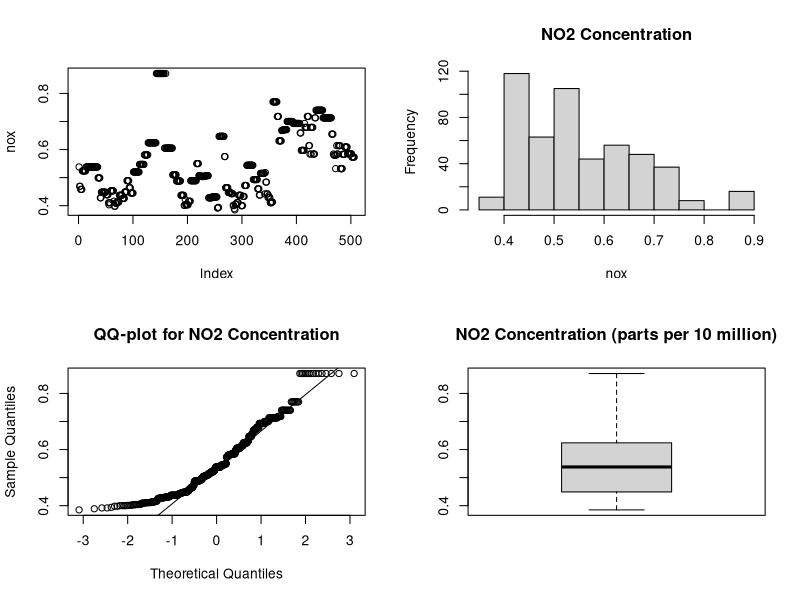
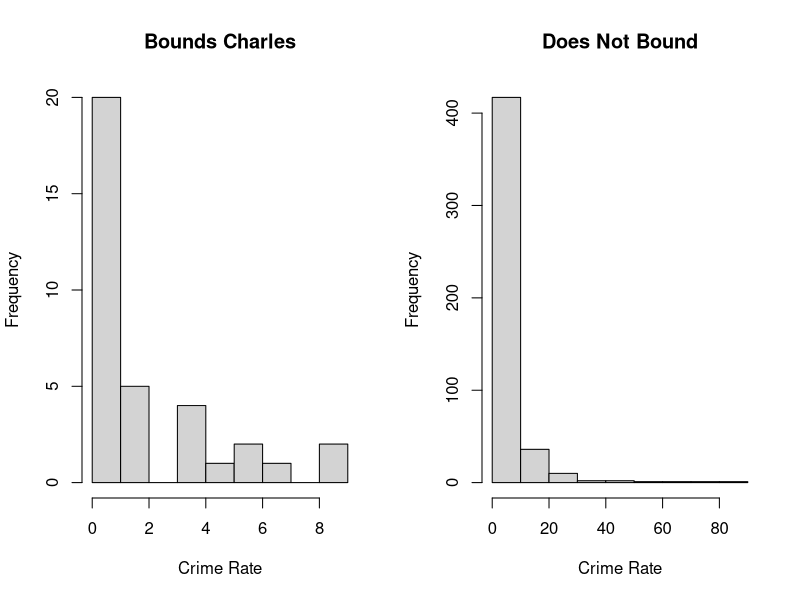
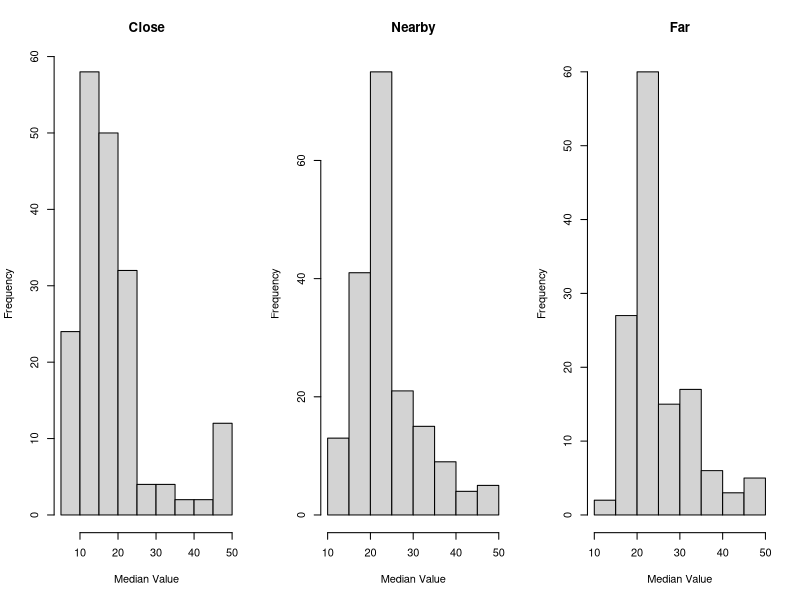
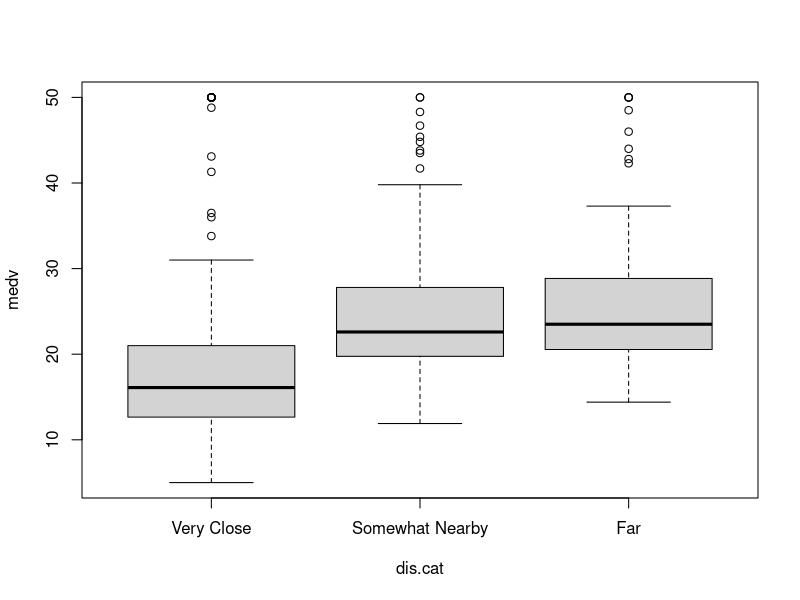

Reproduce these figures in R, in order.
#Homework 4
#Due February 22, 2016

library(MASS)
attach(Boston)

# 1.	Conduct the appropriate test (depending on whether or 
# not the assumptions are met) to see if the average nitrogen 
# oxide is equal to 0.5.
#nox = nitrogen oxide concentration (parts per 10 million)

#First, I'm going to take a look at the data
summary(nox)

#Summary statistics did not tell me much.
#Now generating residual plots.
par(mfrow=c(2,2))
plot(nox)
hist(nox, main= "NO2 Concentration")
qqnorm(nox, main = "QQ-plot for NO2 Concentration")
qqline(nox)
boxplot(nox, main="NO2 Concentration (parts per 10 million)")
dev.off()

#Performing a Shapiro test of normality to confirm that data do not
#form a normal distribution:
shapiro.test(nox)

#t-test assumption of normality is not met. Using Wilcoxon signed rank 
# test instead to test if the average nitrogen oxide is equal to 0.5

wilcox.test(nox, mu=0.5)


 
# 2.	 Conduct the appropriate test (depending on whether or not the 
# assumptions are met) to see if the crime rate is the same for houses 
# in which the tract bounds the Charles River versus houses which do not.
#chas = Charles River dummy variable (1 if tract bounds river, 0 otherwise)
#crim = Per capita crime rate by town

#to check for normal distribution, first check a pair of histograms
par(mfrow=c(1,2))
hist(crim[which(chas=="1")],main="Bounds Charles",xlab="Crime Rate")
hist(crim[which(chas=="0")],main="Does Not Bound",xlab="Crime Rate")

#to check assumption of equal variance
var.test(crim~chas)

#Since assumptions not met, must use Wilcoxon nonparametric Rank Sum Test 
#to compare Medians
wilcox.test(crim~chas)
#Fail to reject H0 that means are the same.

#just for funsies running the t-test despite violating assumptions. Still fail to reject.
t.test(crim~chas,var=T)

# Two Sample t-test
# 
# data:  crim by chas
# t = 1.2567, df = 504, p-value = 0.2094
# alternative hypothesis: true difference in means is not equal to 0
# 95 percent confidence interval:
#   -1.066261  4.851815
# sample estimates:
#   mean in group 0 mean in group 1 
# 3.744447        1.851670 



# 3.	a) Create a new variable dis.cat that reflects the distance of the 
# house from the 5 Boston employment centers as follows:
#   “very close” if the weighted mean of distances (dis) 
#     is less than 2.5 miles away
#   “somewhat nearby” if the weighted mean of distances (dis) 
#     is greater than or equal to 2.5 miles away but less than 5 miles away
#   “far” if the weighted mean of distances (dis) 
#     is greater than or equal to 5 miles way

#dis = weighted mean fo distances to five Boston employment centers

dis.label <- c("Very Close", "Somewhat Nearby", "Far")
dis.break <- c(0,2.5,5,100)
dis.cat   <- cut(dis, breaks=dis.break, labels = dis.label)

table(dis.cat)

#running data a different way to verify output
dis.cat.check <- ifelse(dis<2.5,"Very Close",
                        ifelse(dis<5,"Somewhat Nearby",
                               "Far"))

# b) Conduct the appropriate test (depending on whether or not the 
# assumptions are met) to see if the value of owner-occupied homes 
# ($1000s) is the same for each category of distance (“dis.cat”).

#medv = median value of owner-occupied homes in $1000s

#checking to make sure data structure is Factor
str(dis.cat)

#to test normality
shapiro.test(medv[which(dis.cat=="Very Close")])
shapiro.test(medv[which(dis.cat=="Somewhat Nearby")])
shapiro.test(medv[which(dis.cat=="Far")])
#all reject H0

par(mfrow=c(1,3))
hist(medv[which(dis.cat=="Very Close")],main="Close",xlab="Median Value")
hist(medv[which(dis.cat=="Somewhat Nearby")],main="Nearby",xlab="Median Value")
hist(medv[which(dis.cat=="Far")],main="Far",xlab="Median Value")



#to check for equal variance across dis factors
bartlett.test(medv~dis.cat)

#Bartlett test indicates unequal variances.  Running boxplot to look.
dev.off()
boxplot(medv~dis.cat)


#Assumptions of ANOVA are not met, must use 
#nonparametric test, Kruskal-Wallis
kruskal.test(medv~dis.cat)

#If we had run ANOVA anyways
dis.anova <- aov(medv~dis.cat)
summary(dis.anova)
